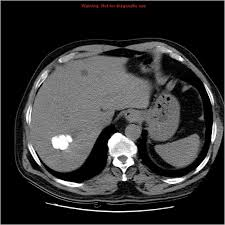
%> input picture LiverImage1.jpg, 225 x 225 px
$ octave rg.m   (GNU Octave 9; MATLAB toolbox functions it lacks are replaced by stand-ins)
%> lines starting %> are read from the running program, lines starting %| are printed output that depends on the picture; in (x1, y1, x2, y2) boxes, pixels count from 0 and x2, y2 are one past the last pixel; in counts of white or black regions, pixels touching at a corner belong together; the program's own positions count from 1
%Consider an image composed of small, no overlapping blobs. Segmenting the
%blobs based on region growing.

%function regrow(x)
%f1=imread('cameraman.tif');


clc;
clear all;
close all;

%%%% step1 Reading the input source image
I=uigetfile('*.*','select the source image');
%> the answer given: LiverImage1.jpg
I=imread(I);
%> I is the input picture: size 225x225x3 uint8; mean R, G, B 53.8, 53.5, 53.6
I=imresize(I,[512 512]);
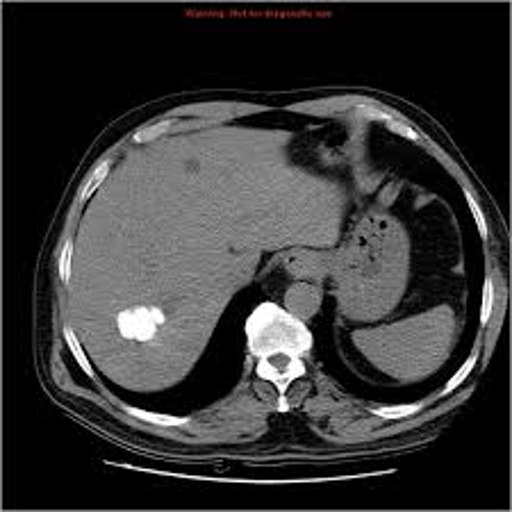
%> I: size 512x512x3 uint8; mean R, G, B 53.9, 53.7, 53.7
cd ..
figure,imshow(I);title('INPUT SOURCE IMAGE');
%%% step2 extracting the green channel component
R=I(:,:,1);
f=I(:,:,2);
B=I(:,:,3);
figure,imshow(f);title('GREEN CHANNEL COMPONENT');
figure,imshow(f),title('Original Image');

%I1=R(1:256,1:128);
%I2=R(1:256,129:256);
%figure,imshow(mat2gray(I1))
%figure,imshow(mat2gray(I2))
%figure,imhist(I1);
%figure,imhist(I2);
f=double(f);
%> f: size 512x512 double
s=236;
t=30;
if numel(s)==1
    si=f==s;
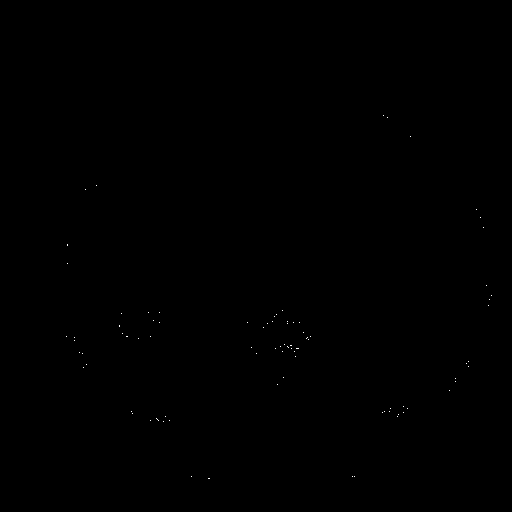
%> si: size 512x512 logical; 0.04% white in thin lines or dots, all inside (x1, y1, x2, y2) = (66, 115, 492, 479)
    s1=s;
else
    si=bwmorph(s,'shrink',Inf);
    j=find(si);
    s1=f(j);
end
ti=false(size(f));

for k=1:length(s1)
    sv=s1(k);
    s=abs(f-sv)<=t;
    ti=ti|s;

end
%> this loop made 1 pass
%> pass 1, `s=abs(f-sv)<=t;`:
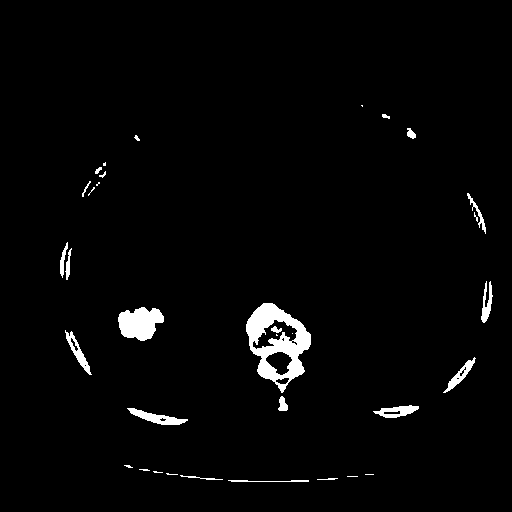
%> s: size 512x512 logical; 2.4% white; 34 white regions (13 under 20 px), largest, box (x1, y1, x2, y2) and area: (246, 303, 311, 393) 2675, (118, 307, 164, 341) 1100, (127, 408, 188, 425) 420
figure,imshow(ti);
figure,imshow(si);
[g nr]=bwlabel(imreconstruct(si,ti));
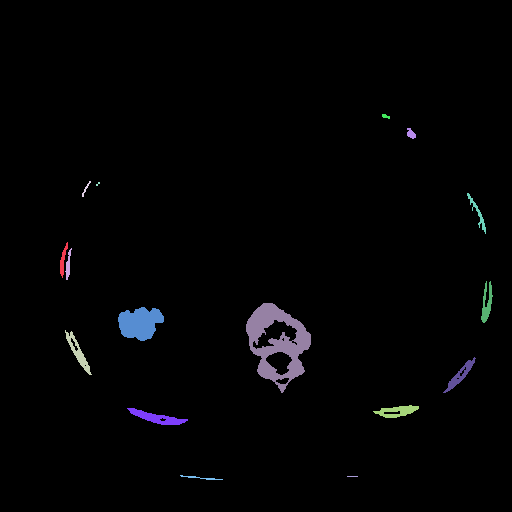
%> g: size 512x512 double; 17 distinct labels, from 0 to 16; one colour per label, 0 black
%> nr = 16
figure,imshow(g),title('Segmented Image - Region Growing');
%> after `imshow(g)`:
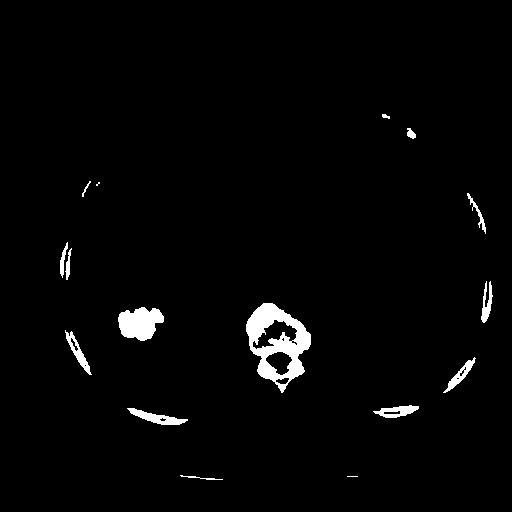
%> displayed picture: size 512x512, on the screen's scale of 0 to 255; 2.3% white; 16 white regions (2 under 20 px), largest, box (x1, y1, x2, y2) and area: (246, 303, 311, 393) 2675, (118, 307, 164, 341) 1100, (127, 408, 188, 425) 420
display('No: of regions');
k= medfilt2(g,[9 9]);
%> k: size 512x512 double; 11 distinct labels, from 0 to 16
figure;
imshow(k);title('after median filtering');
%> after `imshow(k)`:
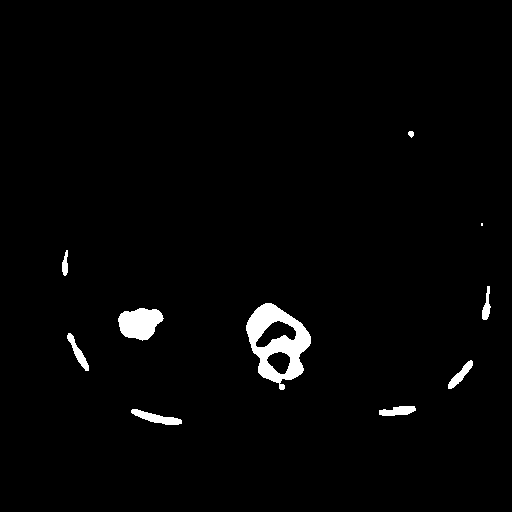
%> displayed picture: size 512x512, on the screen's scale of 0 to 255; 2% white; 10 white regions (1 under 20 px), largest, box (x1, y1, x2, y2) and area: (246, 303, 311, 390) 2692, (118, 308, 164, 341) 1074, (131, 409, 182, 425) 372

se= strel('disk',1);
% % p= imopen(k,se);
% % figure;
% % imshow(p);
m=imclose(k,se);
%> m: size 512x512 double; 11 distinct labels, from 0 to 16
figure;
imshow(m);
title('after closing');%pixval on;


 fi=imfill(m,'holes');
%> fi: size 512x512 double; 11 distinct labels, from 0 to 16
 figure;imshow(fi);title('after filling');
%> after `imshow(fi)`:
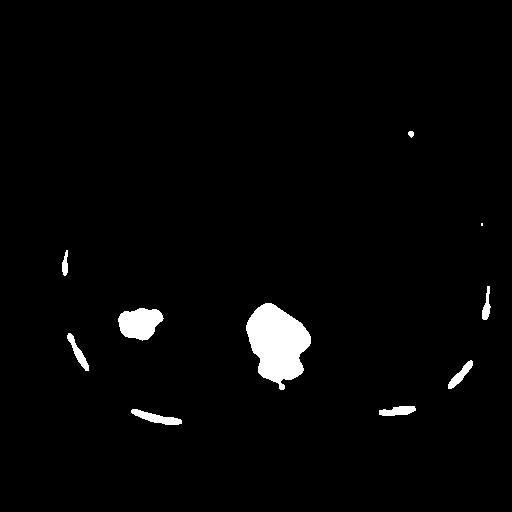
%> displayed picture: size 512x512, on the screen's scale of 0 to 255; 2.3% white; 10 white regions (1 under 20 px), largest, box (x1, y1, x2, y2) and area: (246, 303, 311, 390) 3580, (118, 308, 164, 341) 1075, (131, 409, 182, 425) 372


datastats(fi(:))
%> (this line was passed over: datastats is not available in this run)
%nr
%end

$ run again, on liver152.jpg
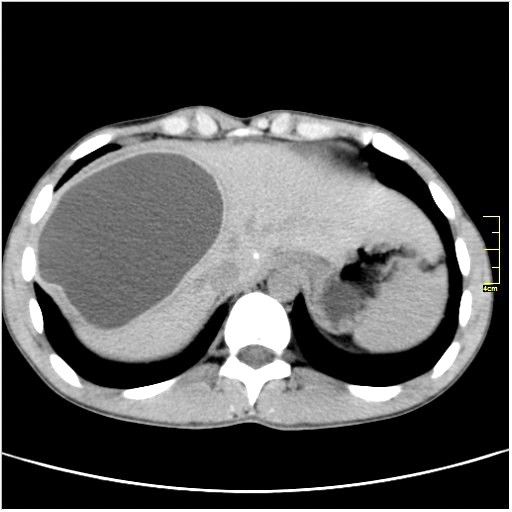
%> input picture liver152.jpg, 512 x 512 px
%> I is the input picture: size 512x512x3 uint8; mean R, G, B 77.3, 77.3, 77.3
%> si: size 512x512 logical; 0.04% white in thin lines or dots, all inside (x1, y1, x2, y2) = (2, 118, 504, 477)
%> `[g nr]=bwlabel(imreconstruct(si,ti));`:
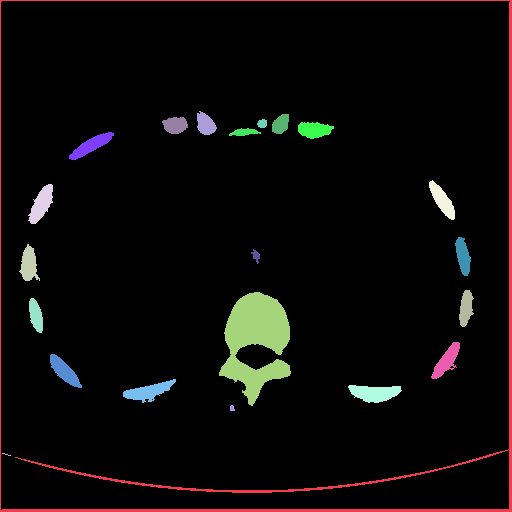
%> g: size 512x512 double; 23 distinct labels, from 0 to 22; one colour per label, 0 black
%> nr = 22
%> k: size 512x512 double; 21 distinct labels, from 0 to 22
%> `imshow(k)`:
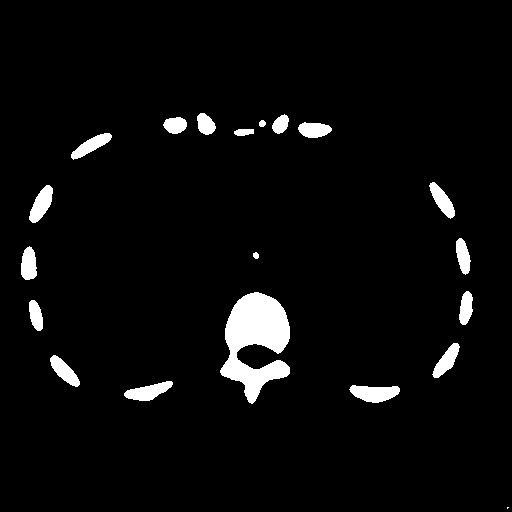
%> displayed picture: size 512x512, on the screen's scale of 0 to 255; 4.1% white; 20 white regions (1 under 20 px), largest, box (x1, y1, x2, y2) and area: (220, 292, 290, 404) 4487, (349, 385, 400, 403) 639, (124, 381, 173, 401) 546
%> m: size 512x512 double; 21 distinct labels, from 0 to 22

$ run again, on liver17e2.jpg
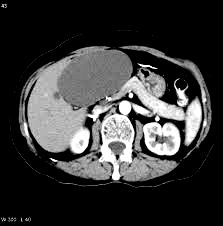
%> input picture liver17e2.jpg, 223 x 226 px
%> I is the input picture: size 226x223x3 uint8; min 0, max 255, mean 56.7
%> I: size 512x512x3 uint8
%> si: size 512x512 logical; 0.1% white in thin lines or dots, all inside (x1, y1, x2, y2) = (7, 14, 468, 396)
%> g: size 512x512 double; 20 distinct labels, from 0 to 19
%> nr = 19
%> k: size 512x512 double; 17 distinct labels, from 0 to 19
%> m: size 512x512 double; 17 distinct labels, from 0 to 19
%> fi: size 512x512 double; 17 distinct labels, from 0 to 19
%> `imshow(fi)`:
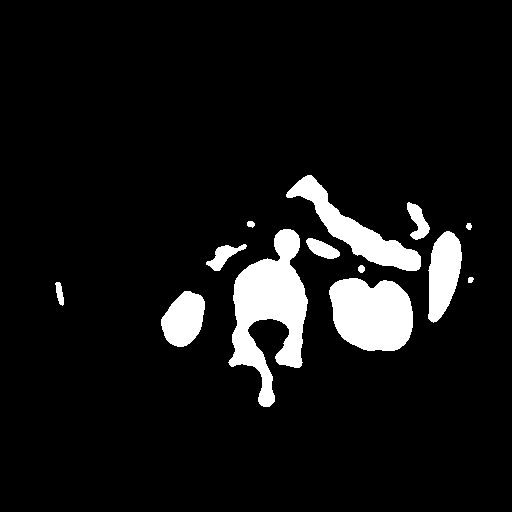
%> displayed picture: size 512x512, on the screen's scale of 0 to 255; 8% white; 13 white regions, largest, box (x1, y1, x2, y2) and area: (228, 229, 308, 407) 7013, (329, 278, 413, 351) 4955, (286, 175, 421, 271) 3458
